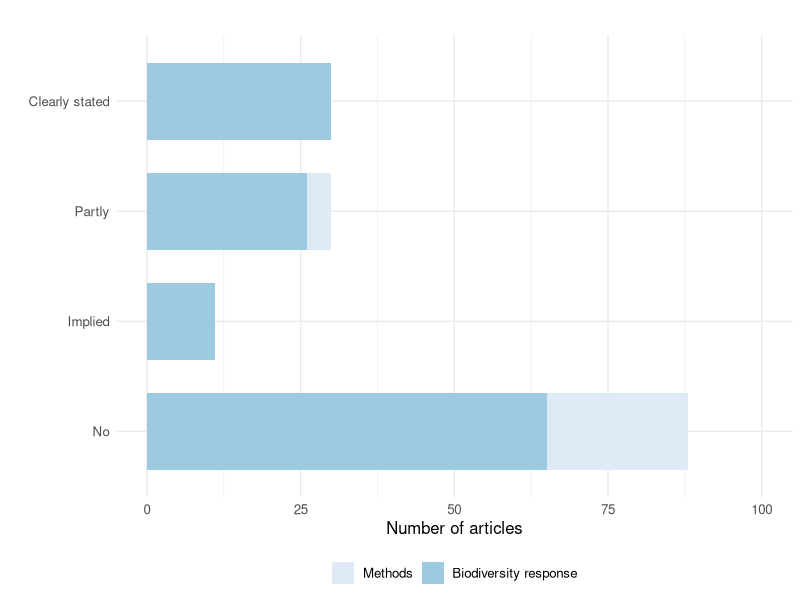
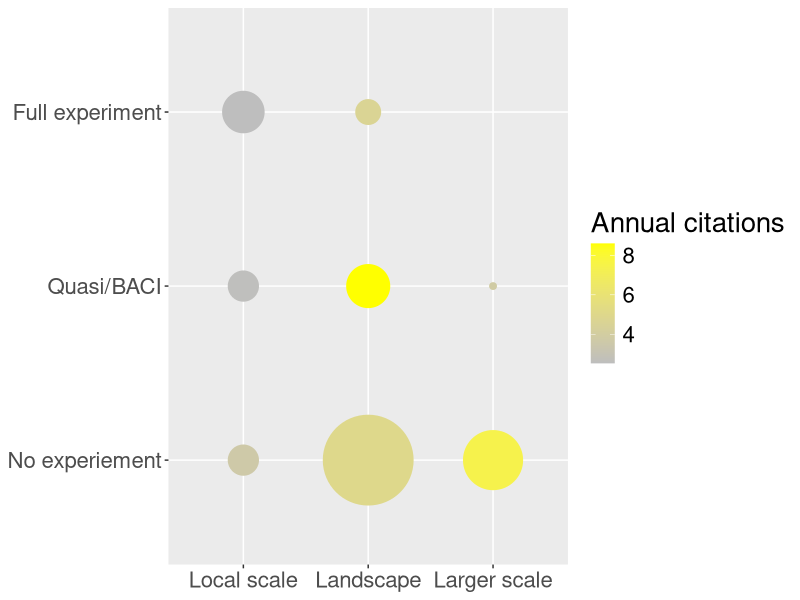
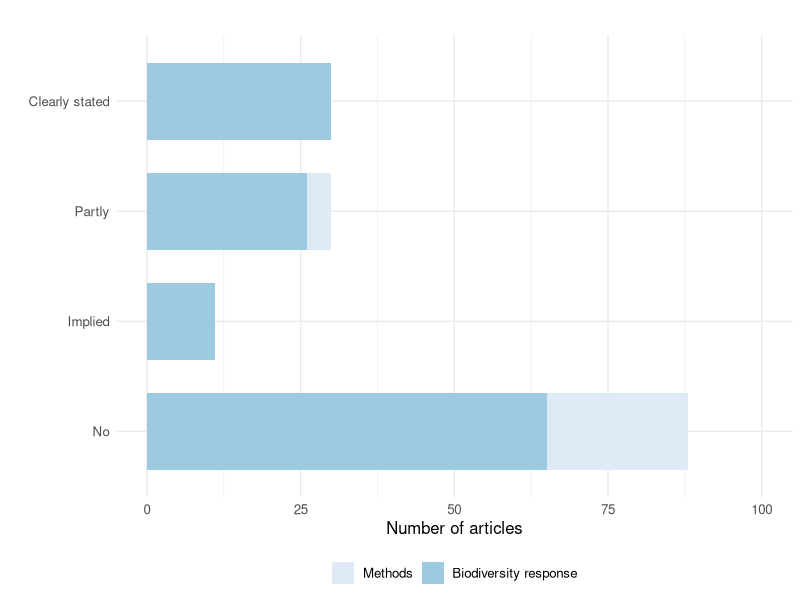
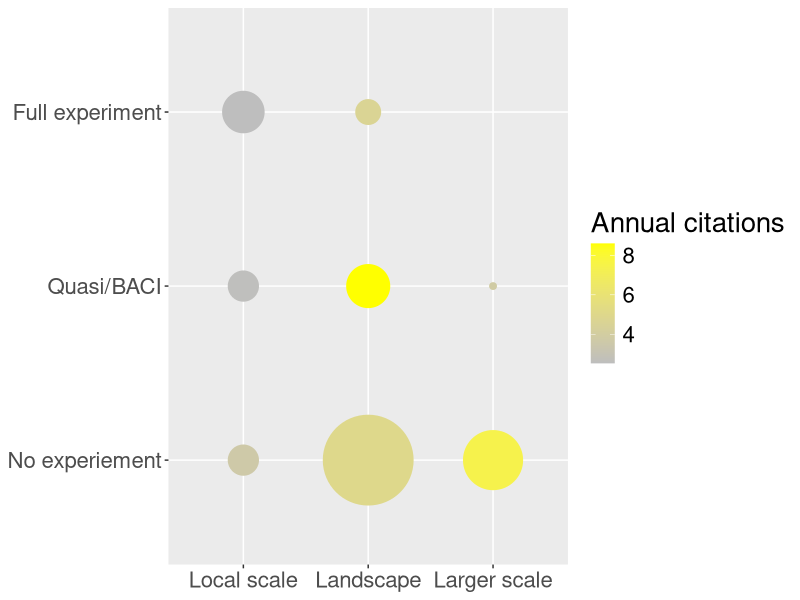

The R source for these figures, in order:
## ---- chunk 1
knitr::opts_chunk$set(echo = TRUE)
## ---- chunk 2

####################################################################################
##### Loading libraries

library(tidyverse)
library(ggplot2)
library(here)
library(viridis)

#####################################################################################
##### Reading data / data wrangling; 

d <- as_tibble(read.csv2(here("data", "Data_LittSurvey_Box1.csv")))


d <- d %>% mutate(Hypo=ifelse(Clearly.stated.hypothesis>1, 1, 0)) %>%
  mutate(Experiment=ifelse(Study.design=="Experimental", 1,0)) %>%
  mutate(YearLaps=abs(Year-2016)) %>%
  mutate(Scope2=ifelse(Scope=="Methods", "Methods", "Biodiversity response")) %>%
  mutate(Hypothesis2=Clearly.stated.hypothesis) %>% 
  mutate(Hypothesis2=ifelse(Hypothesis2==0, "No", 
                     ifelse(Hypothesis2==1, "Partly", 
                     ifelse(Hypothesis2==2, "Implied", "Clearly stated")))) %>% 
  mutate(Exper_citation=ifelse(Study.design=="Non experimental", 1, 
                                        ifelse(Study.design=="Experimental", 3, 2))) %>%
  mutate(scale_citation=ifelse(Spatial.scale=="Local", 1, 
                               ifelse(Spatial.scale=="Landscape", 2, 3))) %>%
  mutate(citation_year=Number.of.citations/(2017-Year))

######################################################################################
## Data summary for plotting and reporting

## Number of articles presenting hypothesis
## All studies

Hypothesis_prop <- d %>% group_by(Hypothesis2, Scope2) %>%
  count(Clearly.stated.hypothesis) %>%
  mutate(prop=prop.table(n)) %>%
  mutate(Hypothesis3= factor(Hypothesis2, 
        levels=c("No", "Implied", "Partly", "Clearly stated"))) %>%
mutate(Scope3= factor(Scope2, levels=c("Methods", "Biodiversity response")))

## Spatial scale, experimental design and citation rates; 
citation_table1 <- d %>% filter(Scope!="Methods") %>%
  group_by(Exper_citation, scale_citation) %>% 
  summarise(N_citat=quantile(citation_year, probs=c(0.75)), antall=n()) %>%
  mutate(prop=prop.table(antall))

###########################################################
### NUMBERS FOR THE TEXT: 

### Proportions; 

Hypothesis_prop2 <- d %>%
  mutate(Hyp_pooled=ifelse(Hypothesis2=="Partly", "Implied", Hypothesis2)) %>%
  count(Hyp_pooled) %>%
  mutate(prop=prop.table(n))

  Overall_clear <- Hypothesis_prop2 %>%
                   filter(Hyp_pooled=="Clearly stated") %>%
                   select(prop)
  Overall_Implied <- Hypothesis_prop2 %>%
                   filter(Hyp_pooled=="Implied") %>%
                   select(prop)


### Removing methods; 

Hypothesis_prop3 <- d %>%
  mutate(Hyp_pooled=ifelse(Hypothesis2=="Partly", "Implied", Hypothesis2)) %>%
  filter(Scope!="Methods") %>%
  count(Hyp_pooled) %>%
  mutate(prop=prop.table(n))

  Biodiv_clear <- Hypothesis_prop3 %>%
                   filter(Hyp_pooled=="Clearly stated") %>%
                   select(prop)
  Biodiv_Implied <- Hypothesis_prop3 %>%
                   filter(Hyp_pooled=="Implied") %>%
                   select(prop)


## Multiple Competing Hypotheses
  
  MCH <- d %>% count(Test.multiple.competing.hypotheses) 
           
  

### Experiments; 

Exp_prop <- d %>% filter(Scope!="Methods") %>%
  count(Exper_citation) %>%
  mutate(prop=prop.table(n))
  

## ---- chunk 3

p <- ggplot(data=Hypothesis_prop, aes(x=Hypothesis3, y=n, fill=Scope3)) +
  geom_bar(stat="identity", width=0.7, ) +
  theme_minimal() + 
  theme(text = element_text(size=12), legend.position = "bottom", legend.title = element_blank()) +
  ylim(0, 100)+
  labs(x="", y="Number of articles", title="") + 
  scale_fill_brewer(palette="Blues")

p+coord_flip()

ggsave("Fig1a.png", plot=last_plot())


## ---- chunk 4

p <- ggplot(data=citation_table1, aes(x=scale_citation, y=Exper_citation, size=antall)) +
  geom_point(aes(colour=N_citat)) +
  scale_colour_gradient(low = "grey", high = "yellow")  

p + scale_x_discrete(labels=c("Local scale", "Landscape", "Larger scale"), limits=c(1,2,3)) +
  scale_y_discrete(labels=c("No experiement", "Quasi/BACI", "Full experiment"), limits=c(1,2,3)) +
  theme(axis.title=element_blank(),
        text = element_text(size=20),
        legend.position="right") + guides(size=FALSE) + 
  scale_size(range = c(2, 30)) +
  labs(colour="Annual citations")

ggsave("Fig1b.png", plot=last_plot())

